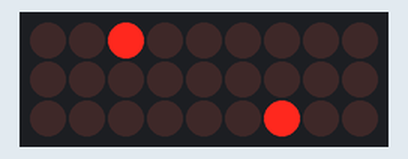
A sketch run on a simulated Arduino Mega 2560, built with avr-gcc and run on an emulated ATmega2560. Shown: 9×3 LED matrix. Wiring (inferred from the names in the program): LED matrix (orientation assumed): rows pin 31, pin 33, pin 35; columns pin 37, pin 39, pin 41, pin 43, pin 45, pin 47, pin 49, pin 51, pin 53.

Above: at 3.16 s.
At 7.12 s:
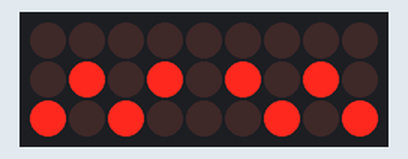
At 11.34 s:
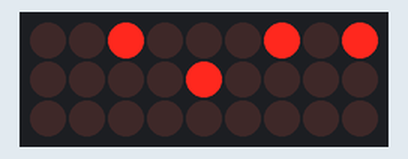
At 22.8 s:
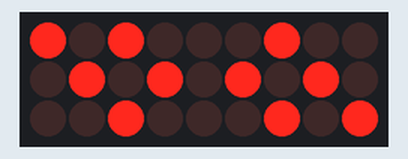
At 33.83 s:
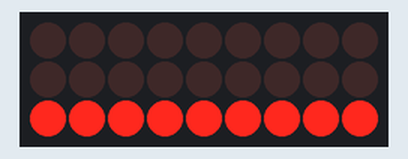
At 38.32 s:
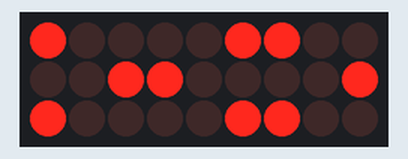

Measured:
- what the display in image 3 shows lasts 0.5 s, from 22.8 s to 23.3 s
- what the display in image 4 shows lasts 0.4 s, from 33.6 s to 34.0 s

The sketch:

led_cube.ino
```cpp
int b[] = {37, 39, 41, 43, 45, 47, 49, 51, 53};
int l[] = {31, 33, 35};

unsigned char seq[] = {
  B100, B000, B010, B000, B000, B000, B000, B000, B001, 2, //next cycle start // run along edges
  B000, B100, B000, B000, B000, B010, B000, B001, B000, 2,
  B000, B000, B100, B000, B000, B000, B001, B000, B010, 2,
  B000, B000, B000, B001, B000, B100, B000, B010, B000, 2,
  B001, B000, B000, B000, B000, B000, B010, B000, B100, 2,
  B000, B001, B000, B010, B000, B000, B000, B100, B000, 2,
  B010, B000, B001, B000, B000, B000, B100, B000, B000, 2,
  B000, B010, B000, B100, B000, B001, B000, B000, B000, 2,
  B100, B000, B010, B000, B000, B000, B000, B000, B001, 2, //next cycle start
  B000, B100, B000, B000, B000, B010, B000, B001, B000, 2,
  B000, B000, B100, B000, B000, B000, B001, B000, B010, 2,
  B000, B000, B000, B001, B000, B100, B000, B010, B000, 2,
  B001, B000, B000, B000, B000, B000, B010, B000, B100, 2,
  B000, B001, B000, B010, B000, B000, B000, B100, B000, 2,
  B010, B000, B001, B000, B000, B000, B100, B000, B000, 2,
  B000, B010, B000, B100, B000, B001, B000, B000, B000, 2,
  B100, B000, B010, B000, B000, B000, B000, B000, B001, 2, //next cycle start
  B000, B100, B000, B000, B000, B010, B000, B001, B000, 2,
  B000, B000, B100, B000, B000, B000, B001, B000, B010, 2,
  B000, B000, B000, B001, B000, B100, B000, B010, B000, 2,
  B001, B000, B000, B000, B000, B000, B010, B000, B100, 2,
  B000, B001, B000, B010, B000, B000, B000, B100, B000, 2,
  B010, B000, B001, B000, B000, B000, B100, B000, B000, 2,
  B000, B010, B000, B100, B000, B001, B000, B000, B000, 2,
  B100, B000, B010, B000, B000, B000, B000, B000, B001, 2, //next cycle start
  B000, B100, B000, B000, B000, B010, B000, B001, B000, 2,
  B000, B000, B100, B000, B000, B000, B001, B000, B010, 2,
  B000, B000, B000, B001, B000, B100, B000, B010, B000, 2,
  B001, B000, B000, B000, B000, B000, B010, B000, B100, 2,
  B000, B001, B000, B010, B000, B000, B000, B100, B000, 2,
  B010, B000, B001, B000, B000, B000, B100, B000, B000, 2,
  B000, B010, B000, B100, B000, B001, B000, B000, B000, 2,
  B100, B000, B010, B000, B000, B000, B000, B000, B001, 2, //next cycle start
  B000, B100, B000, B000, B000, B010, B000, B001, B000, 2,
  B000, B000, B100, B000, B000, B000, B001, B000, B010, 2,
  B000, B000, B000, B001, B000, B100, B000, B010, B000, 2,
  B001, B000, B000, B000, B000, B000, B010, B000, B100, 2,
  B000, B001, B000, B010, B000, B000, B000, B100, B000, 2,
  B010, B000, B001, B000, B000, B000, B100, B000, B000, 2,
  B000, B010, B000, B100, B000, B001, B000, B000, B000, 2,

  B000, B000, B000, B000, B000, B000, B000, B000, B000, 5, //next cycle start //fill remove
  B000, B000, B001, B000, B000, B000, B100, B000, B000, 5,
  B000, B000, B001, B100, B000, B001, B100, B000, B000, 5,
  B100, B000, B001, B100, B000, B001, B100, B000, B001, 5,
  B100, B100, B001, B100, B000, B001, B100, B001, B001, 5,
  B100, B100, B101, B100, B000, B001, B101, B001, B001, 5,
  B100, B100, B111, B100, B000, B001, B111, B001, B001, 5,
  B100, B100, B111, B110, B000, B011, B111, B001, B001, 5,
  B110, B100, B111, B110, B000, B011, B111, B001, B011, 5,
  B110, B110, B111, B110, B000, B011, B111, B011, B011, 5,
  B110, B110, B111, B110, B010, B011, B111, B011, B011, 5,
  B110, B110, B111, B110, B111, B011, B111, B011, B011, 5,
  B110, B110, B111, B111, B111, B111, B111, B011, B011, 5,
  B111, B110, B111, B111, B111, B111, B111, B011, B111, 5,
  B111, B111, B111, B111, B111, B111, B111, B111, B111, 5,
  B111, B111, B111, B111, B010, B111, B111, B111, B111, 5,
  B111, B111, B111, B111, B000, B111, B111, B111, B111, 5,
  B111, B101, B111, B101, B000, B101, B111, B101, B111, 5,
  B101, B101, B101, B101, B000, B101, B101, B101, B101, 5,
  B000, B101, B000, B101, B000, B101, B000, B101, B000, 5,
  B000, B000, B000, B000, B000, B000, B000, B000, B000, 5,

  B000, B000, B000, B000, B001, B000, B000, B000, B000, 2, //next cycle //fireworks
  B000, B000, B000, B000, B011, B000, B000, B000, B000, 2,
  B000, B000, B000, B000, B110, B000, B000, B000, B000, 2,
  B000, B000, B000, B000, B100, B000, B000, B000, B000, 2,
  B000, B000, B000, B000, B100, B000, B000, B000, B000, 2,
  B000, B000, B000, B000, B000, B000, B000, B000, B000, 1,
  B100, B010, B100, B010, B000, B010, B100, B010, B100, 5,
  B010, B001, B010, B001, B100, B001, B010, B001, B010, 5,
  B000, B000, B001, B000, B010, B000, B001, B000, B001, 5,
  B000, B000, B000, B000, B000, B000, B000, B000, B000, 5,
  B000, B000, B000, B000, B000, B000, B000, B000, B000, 5,
  B000, B000, B000, B000, B001, B000, B000, B000, B000, 2, //next cycle
  B000, B000, B000, B000, B011, B000, B000, B000, B000, 2,
  B000, B000, B000, B000, B110, B000, B000, B000, B000, 2,
  B000, B000, B000, B000, B100, B000, B000, B000, B000, 2,
  B000, B000, B000, B000, B100, B000, B000, B000, B000, 2,
  B000, B000, B000, B000, B000, B000, B000, B000, B000, 1,
  B100, B010, B100, B010, B000, B010, B100, B010, B100, 5,
  B010, B001, B010, B001, B100, B001, B010, B001, B010, 5,
  B000, B000, B001, B000, B010, B000, B001, B000, B001, 5,
  B000, B000, B000, B000, B000, B000, B000, B000, B000, 5,
  B000, B000, B000, B000, B000, B000, B000, B000, B000, 5,
  B000, B000, B000, B000, B001, B000, B000, B000, B000, 2, //next cycle
  B000, B000, B000, B000, B011, B000, B000, B000, B000, 2,
  B000, B000, B000, B000, B110, B000, B000, B000, B000, 2,
  B000, B000, B000, B000, B100, B000, B000, B000, B000, 2,
  B000, B000, B000, B000, B100, B000, B000, B000, B000, 2,
  B000, B000, B000, B000, B000, B000, B000, B000, B000, 1,
  B100, B010, B100, B010, B000, B010, B100, B010, B100, 5,
  B010, B001, B010, B001, B100, B001, B010, B001, B010, 5,
  B000, B000, B001, B000, B010, B000, B001, B000, B001, 5,
  B000, B000, B000, B000, B000, B000, B000, B000, B000, 5,
  B000, B000, B000, B000, B000, B000, B000, B000, B000, 5,
  B000, B000, B000, B000, B001, B000, B000, B000, B000, 2, //next cycle
  B000, B000, B000, B000, B011, B000, B000, B000, B000, 2,
  B000, B000, B000, B000, B110, B000, B000, B000, B000, 2,
  B000, B000, B000, B000, B100, B000, B000, B000, B000, 2,
  B000, B000, B000, B000, B100, B000, B000, B000, B000, 2,
  B000, B000, B000, B000, B000, B000, B000, B000, B000, 1,
  B100, B010, B100, B010, B000, B010, B100, B010, B100, 5,
  B010, B001, B010, B001, B100, B001, B010, B001, B010, 5,
  B000, B000, B001, B000, B010, B000, B001, B000, B001, 5,
  B000, B000, B000, B000, B000, B000, B000, B000, B000, 5,
  B000, B000, B000, B000, B000, B000, B000, B000, B000, 5,

  B001, B010, B100, B000, B111, B000, B100, B010, B001, 3, //next cycle // spin
  B000, B111, B000, B100, B010, B001, B010, B010, B010, 3,
  B100, B010, B001, B010, B010, B010, B001, B010, B100, 3,
  B010, B010, B010, B001, B010, B100, B000, B111, B000, 3,
  B001, B010, B100, B000, B111, B000, B100, B010, B001, 3,
  B000, B111, B000, B100, B010, B001, B010, B010, B010, 3,
  B100, B010, B001, B010, B010, B010, B001, B010, B100, 3,
  B010, B010, B010, B001, B010, B100, B000, B111, B000, 3,
  B001, B010, B100, B000, B111, B000, B100, B010, B001, 3, //next cycle
  B000, B111, B000, B100, B010, B001, B010, B010, B010, 3,
  B100, B010, B001, B010, B010, B010, B001, B010, B100, 3,
  B010, B010, B010, B001, B010, B100, B000, B111, B000, 3,
  B001, B010, B100, B000, B111, B000, B100, B010, B001, 3,
  B000, B111, B000, B100, B010, B001, B010, B010, B010, 3,
  B100, B010, B001, B010, B010, B010, B001, B010, B100, 3,
  B010, B010, B010, B001, B010, B100, B000, B111, B000, 3,
  B001, B010, B100, B000, B111, B000, B100, B010, B001, 3, //next cycle
  B000, B111, B000, B100, B010, B001, B010, B010, B010, 3,
  B100, B010, B001, B010, B010, B010, B001, B010, B100, 3,
  B010, B010, B010, B001, B010, B100, B000, B111, B000, 3,
  B001, B010, B100, B000, B111, B000, B100, B010, B001, 3,
  B000, B111, B000, B100, B010, B001, B010, B010, B010, 3,
  B100, B010, B001, B010, B010, B010, B001, B010, B100, 3,
  B010, B010, B010, B001, B010, B100, B000, B111, B000, 3,
  B001, B010, B100, B000, B111, B000, B100, B010, B001, 3, //next cycle
  B000, B111, B000, B100, B010, B001, B010, B010, B010, 3,
  B100, B010, B001, B010, B010, B010, B001, B010, B100, 3,
  B010, B010, B010, B001, B010, B100, B000, B111, B000, 3,
  B001, B010, B100, B000, B111, B000, B100, B010, B001, 3,
  B000, B111, B000, B100, B010, B001, B010, B010, B010, 3,
  B100, B010, B001, B010, B010, B010, B001, B010, B100, 3,
  B010, B010, B010, B001, B010, B100, B000, B111, B000, 3,
  B001, B010, B100, B000, B111, B000, B100, B010, B001, 3, //next cycle
  B000, B111, B000, B100, B010, B001, B010, B010, B010, 3,
  B100, B010, B001, B010, B010, B010, B001, B010, B100, 3,
  B010, B010, B010, B001, B010, B100, B000, B111, B000, 3,
  B001, B010, B100, B000, B111, B000, B100, B010, B001, 3,
  B000, B111, B000, B100, B010, B001, B010, B010, B010, 3,
  B100, B010, B001, B010, B010, B010, B001, B010, B100, 3,
  B010, B010, B010, B001, B010, B100, B000, B111, B000, 3,
  B001, B010, B100, B000, B111, B000, B100, B010, B001, 3, //next cycle
  B000, B111, B000, B100, B010, B001, B010, B010, B010, 3,
  B100, B010, B001, B010, B010, B010, B001, B010, B100, 3,
  B010, B010, B010, B001, B010, B100, B000, B111, B000, 3,
  B001, B010, B100, B000, B111, B000, B100, B010, B001, 3,
  B000, B111, B000, B100, B010, B001, B010, B010, B010, 3,
  B100, B010, B001, B010, B010, B010, B001, B010, B100, 3,
  B010, B010, B010, B001, B010, B100, B000, B111, B000, 3,
  B001, B010, B100, B000, B111, B000, B100, B010, B001, 3, //next cycle
  B000, B111, B000, B100, B010, B001, B010, B010, B010, 3,
  B100, B010, B001, B010, B010, B010, B001, B010, B100, 3,
  B010, B010, B010, B001, B010, B100, B000, B111, B000, 3,
  B001, B010, B100, B000, B111, B000, B100, B010, B001, 3,
  B000, B111, B000, B100, B010, B001, B010, B010, B010, 3,
  B100, B010, B001, B010, B010, B010, B001, B010, B100, 3,
  B010, B010, B010, B001, B010, B100, B000, B111, B000, 3,
  B001, B010, B100, B000, B111, B000, B100, B010, B001, 3, //next cycle
  B000, B111, B000, B100, B010, B001, B010, B010, B010, 3,
  B100, B010, B001, B010, B010, B010, B001, B010, B100, 3,
  B010, B010, B010, B001, B010, B100, B000, B111, B000, 3,
  B001, B010, B100, B000, B111, B000, B100, B010, B001, 3,
  B000, B111, B000, B100, B010, B001, B010, B010, B010, 3,
  B100, B010, B001, B010, B010, B010, B001, B010, B100, 3,
  B010, B010, B010, B001, B010, B100, B000, B111, B000, 3,

  B000, B001, B000, B000, B000, B000, B000, B001, B000, 5, //next cycle // box lines
  B000, B001, B001, B000, B000, B000, B001, B001, B000, 5,
  B000, B001, B001, B001, B000, B001, B001, B001, B000, 5,
  B001, B001, B001, B001, B000, B001, B001, B001, B001, 5,
  B011, B001, B001, B001, B000, B001, B001, B001, B011, 5,
  B111, B001, B001, B001, B000, B001, B001, B001, B111, 5,
  B111, B101, B001, B001, B000, B001, B001, B101, B111, 5,
  B111, B101, B001, B101, B000, B101, B001, B101, B111, 5,
  B111, B101, B101, B101, B000, B101, B101, B101, B111, 5,
  B111, B101, B111, B101, B000, B101, B111, B101, B111, 5,
  B110, B101, B111, B101, B000, B101, B111, B101, B110, 5,
  B110, B101, B111, B100, B000, B100, B111, B101, B110, 5,
  B110, B101, B110, B100, B000, B100, B110, B101, B110, 5,
  B110, B100, B110, B100, B000, B100, B110, B100, B110, 5,
  B110, B000, B110, B100, B000, B100, B110, B000, B110, 5,
  B110, B000, B110, B000, B000, B000, B110, B000, B110, 5,
  B010, B000, B010, B000, B000, B000, B010, B000, B010, 5,
  B000, B000, B000, B000, B000, B000, B000, B000, B000, 5,

  B000, B000, B001, B000, B000, B000, B100, B000, B000, 7, // next cycle //corner bounce
  B000, B000, B001, B010, B000, B010, B100, B000, B000, 7,
  B001, B000, B001, B010, B000, B010, B100, B000, B100, 7,
  B001, B010, B001, B010, B000, B010, B100, B010, B100, 7,
  B001, B010, B101, B010, B000, B010, B101, B010, B100, 7,
  B001, B010, B101, B010, B000, B010, B101, B010, B100, 7,
  B101, B010, B101, B010, B000, B010, B101, B010, B101, 7, // half
  B001, B010, B101, B010, B000, B010, B101, B010, B100, 7,
  B001, B010, B101, B010, B000, B010, B101, B010, B100, 7,
  B001, B010, B001, B010, B000, B010, B100, B010, B100, 7,
  B001, B000, B001, B010, B000, B010, B100, B000, B100, 7,
  B000, B000, B001, B010, B000, B010, B100, B000, B000, 7,
  B000, B000, B001, B000, B000, B000, B100, B000, B000, 7,

  B000, B000, B000, B000, B000, B000, B000, B000, B000, 5, // next cycle // plane bounce
  B001, B001, B001, B001, B001, B001, B001, B001, B001, 5,
  B010, B010, B010, B010, B010, B010, B010, B010, B010, 5,
  B100, B100, B100, B100, B100, B100, B100, B100, B100, 5,
  B010, B010, B010, B010, B010, B010, B010, B010, B010, 5,
  B001, B001, B001, B001, B001, B001, B001, B001, B001, 5,
  B000, B000, B111, B000, B000, B111, B000, B000, B111, 5,
  B000, B111, B000, B000, B111, B000, B000, B111, B000, 5,
  B111, B000, B000, B111, B000, B000, B111, B000, B000, 5,
  B000, B111, B000, B000, B111, B000, B000, B111, B000, 5,
  B000, B000, B111, B000, B000, B111, B000, B000, B111, 5,
  B111, B111, B111, B000, B000, B000, B000, B000, B000, 5,
  B000, B000, B000, B111, B111, B111, B000, B000, B000, 5,
  B000, B000, B000, B000, B000, B000, B111, B111, B111, 5,
  B000, B000, B000, B111, B111, B111, B000, B000, B000, 5,
  B111, B111, B111, B000, B000, B000, B000, B000, B000, 5,
  B111, B000, B000, B111, B000, B000, B111, B000, B000, 5,
  B000, B111, B000, B000, B111, B000, B000, B111, B000, 5,
  B000, B000, B111, B000, B000, B111, B000, B000, B111, 5,
  B000, B111, B000, B000, B111, B000, B000, B111, B000, 5,
  B111, B000, B000, B111, B000, B000, B111, B000, B000, 5,
  B000, B000, B000, B000, B000, B000, B111, B111, B111, 5,
  B000, B000, B000, B111, B111, B111, B000, B000, B000, 5,
  B111, B111, B111, B000, B000, B000, B000, B000, B000, 5,
  B000, B000, B000, B111, B111, B111, B000, B000, B000, 5,
  B000, B000, B000, B000, B000, B000, B111, B111, B111, 5,
  B001, B001, B001, B001, B001, B001, B001, B001, B001, 5,
  B010, B010, B010, B010, B010, B010, B010, B010, B010, 5,
  B100, B100, B100, B100, B100, B100, B100, B100, B100, 5,
  B010, B010, B010, B010, B010, B010, B010, B010, B010, 5,
  B001, B001, B001, B001, B001, B001, B001, B001, B001, 5,
  B000, B000, B000, B000, B000, B000, B000, B000, B000, 5,

  B000, B000, B001, B000, B000, B000, B000, B000, B000, 4, // next cycle // fly up fall
  B000, B000, B010, B000, B000, B000, B000, B000, B000, 4,
  B000, B000, B100, B000, B000, B000, B000, B000, B000, 4,
  B000, B000, B100, B000, B000, B000, B001, B000, B000, 4,
  B000, B000, B100, B000, B000, B000, B010, B000, B000, 4,
  B000, B000, B100, B000, B000, B000, B100, B000, B000, 4,
  B000, B000, B100, B000, B000, B000, B100, B000, B001, 4,
  B000, B000, B100, B000, B000, B000, B100, B000, B010, 4,
  B000, B000, B100, B000, B000, B000, B100, B000, B100, 4,
  B000, B000, B100, B000, B001, B000, B100, B000, B100, 4,
  B000, B000, B100, B000, B010, B000, B100, B000, B100, 4,
  B000, B000, B100, B000, B100, B000, B100, B000, B100, 4,
  B001, B000, B100, B000, B100, B000, B100, B000, B100, 4,
  B010, B000, B100, B000, B100, B000, B100, B000, B100, 4,
  B100, B000, B100, B000, B100, B000, B100, B000, B100, 4,
  B100, B001, B100, B000, B100, B000, B100, B000, B100, 4,
  B100, B010, B100, B000, B100, B001, B100, B000, B100, 4,
  B100, B100, B100, B000, B100, B010, B100, B001, B100, 4,
  B100, B100, B100, B001, B100, B100, B100, B010, B100, 4,
  B100, B100, B100, B010, B100, B100, B100, B100, B100, 4,
  B100, B100, B100, B100, B100, B100, B100, B100, B100, 12,
  B100, B100, B100, B100, B010, B100, B100, B100, B100, 4,
  B100, B010, B100, B010, B001, B010, B100, B010, B100, 4,
  B010, B001, B010, B001, B000, B001, B010, B001, B010, 4,
  B001, B000, B001, B000, B000, B000, B001, B000, B001, 4,
  B000, B000, B000, B000, B000, B000, B000, B000, B000, 4,

  B101, B000, B010, B010, B000, B101, B101, B000, B010, 5, //next cycle // fly through
  B000, B111, B000, B000, B111, B000, B000, B111, B000, 5,
  B010, B000, B101, B101, B000, B010, B010, B000, B101, 5,
  B000, B111, B000, B000, B111, B000, B000, B111, B000, 5,
  B101, B000, B010, B010, B000, B101, B101, B000, B010, 5,
  B101, B000, B010, B010, B000, B101, B101, B000, B010, 5,
  B000, B111, B000, B000, B111, B000, B000, B111, B000, 5,
  B010, B000, B101, B101, B000, B010, B010, B000, B101, 5,
  B000, B111, B000, B000, B111, B000, B000, B111, B000, 5,
  B101, B000, B010, B010, B000, B101, B101, B000, B010, 5,
  B101, B000, B010, B010, B000, B101, B101, B000, B010, 5, //next cycle
  B000, B111, B000, B000, B111, B000, B000, B111, B000, 5,
  B010, B000, B101, B101, B000, B010, B010, B000, B101, 5,
  B000, B111, B000, B000, B111, B000, B000, B111, B000, 5,
  B101, B000, B010, B010, B000, B101, B101, B000, B010, 5,
  B101, B000, B010, B010, B000, B101, B101, B000, B010, 5,
  B000, B111, B000, B000, B111, B000, B000, B111, B000, 5,
  B010, B000, B101, B101, B000, B010, B010, B000, B101, 5,
  B000, B111, B000, B000, B111, B000, B000, B111, B000, 5,
  B101, B000, B010, B010, B000, B101, B101, B000, B010, 5,
  B101, B000, B010, B010, B000, B101, B101, B000, B010, 5, //next cycle
  B000, B111, B000, B000, B111, B000, B000, B111, B000, 5,
  B010, B000, B101, B101, B000, B010, B010, B000, B101, 5,
  B000, B111, B000, B000, B111, B000, B000, B111, B000, 5,
  B101, B000, B010, B010, B000, B101, B101, B000, B010, 5,
  B101, B000, B010, B010, B000, B101, B101, B000, B010, 5,
  B000, B111, B000, B000, B111, B000, B000, B111, B000, 5,
  B010, B000, B101, B101, B000, B010, B010, B000, B101, 5,
  B000, B111, B000, B000, B111, B000, B000, B111, B000, 5,
  B101, B000, B010, B010, B000, B101, B101, B000, B010, 5,

  B000, B000, B000, B000, B000, B000, B000, B000, B000, 5000, //next cycle //all blink
  B111, B111, B111, B111, B111, B111, B111, B111, B111, 5000,
};

int steps = -1;
int counter = 0;


void setup() {
  for (int i = 0; i < 9; i++) {
    pinMode(b[i], OUTPUT);
    digitalWrite(b[i], LOW);
  }
  for (int i = 0; i < 3; i++) {
    pinMode(l[i], OUTPUT);
    digitalWrite(l[i], LOW);
  }
}

void loop() {

  counter--; //counter and make steps 0 when reaches a maximun value
  if (counter <= 0) {
    steps++;
    counter = seq[((steps * 10) + 9) % sizeof(seq)] * 10;
  }
  if (steps >= 3500) {
    steps = 0;
  }


  for (int layer = 0; layer < 3; layer++) { // double for loop to control the lights and layers
    for (int column = 0; column < 9; column++) {
      digitalWrite(b[column], seq[(steps * 10 + column) % sizeof(seq)] & (1 << layer));   // TODO: once there are more steps in sequence should be (step * 10 + column)
    }

    digitalWrite(l[layer], HIGH);
    delay(1);
    digitalWrite(l[layer], LOW);
  }
}
```
